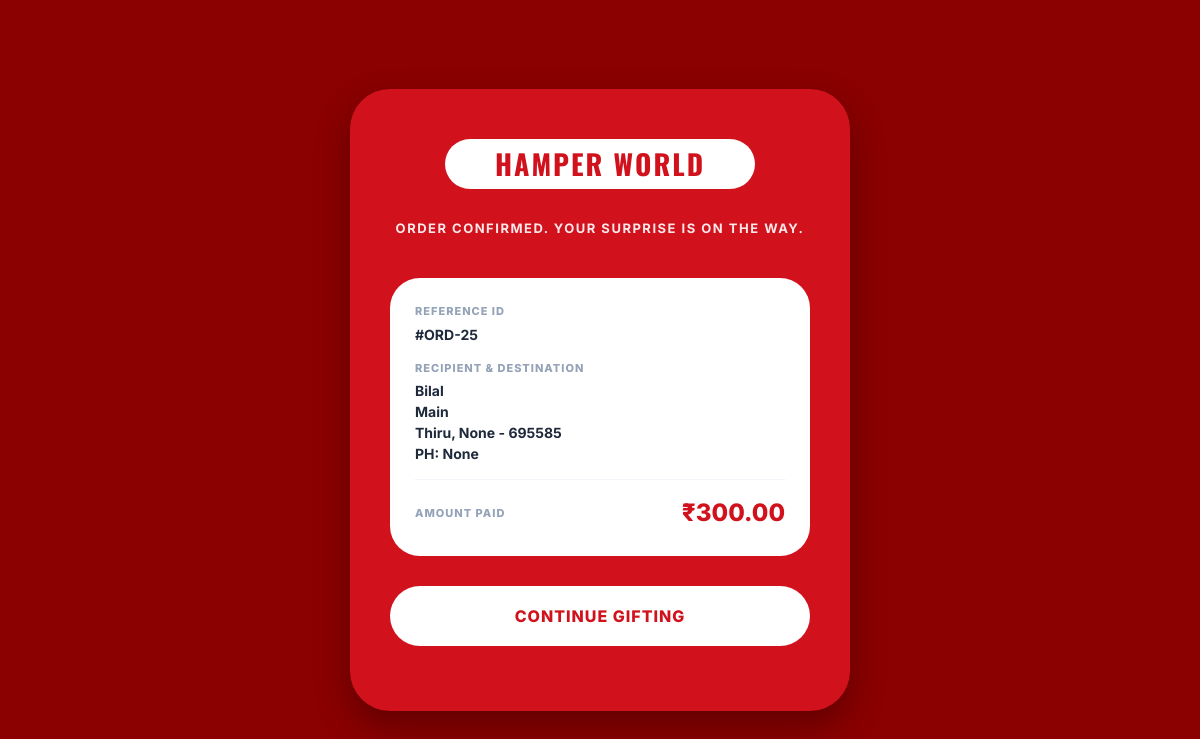
Screenshot of /checkout-success/25/ (signed in) with the database file from the repository.
### hamperapp/models.py (models this page shows, shortened)
class Order(models.Model):
    STATUS_CHOICES = [
        ('Pending', 'Pending'),
        ('Verifying', 'Verifying Payment'), # New status for review
        ('Packed', 'Packed'),
        ('Shipped', 'Shipped'),
        ('Delivered', 'Delivered'),
        ('Cancelled', 'Cancelled'),
    ]
    PAYMENT_STATUS_CHOICES = [
        ('Not Paid', 'Not Paid'),
        ('Pending Verification', 'Pending Verification'),
        ('Paid', 'Paid'),
    ]
    user = models.ForeignKey('auth.User', on_delete=models.CASCADE)
    hamper = models.ForeignKey(Hamper, on_delete=models.CASCADE)
    quantity = models.PositiveIntegerField(default=1)
    full_name = models.CharField(max_length=100)
    email = models.EmailField(max_length=255, blank=True, null=True)
    phone = models.CharField(max_length=20, blank=True, null=True)
    country = models.CharField(max_length=100, blank=True, null=True)
    state = models.CharField(max_length=100, blank=True, null=True)
    city = models.CharField(max_length=100)
    address = models.CharField(max_length=255)
    postal_code = models.CharField(max_length=20)
    status = models.CharField(max_length=20, choices=STATUS_CHOICES, default='Pending')
    payment_status = models.CharField(max_length=25, choices=PAYMENT_STATUS_CHOICES, default='Not Paid')
    created_at = models.DateTimeField(auto_now_add=True)
    payment_screenshot = models.ImageField(upload_to='payment_proofs/', blank=True, null=True)

class Hamper(models.Model):
    name = models.CharField(max_length=100)
    description = models.TextField()
    price = models.DecimalField(max_digits=10, decimal_places=2)
    image = models.ImageField(upload_to='hamper_images/')

### hamperapp/views.py (the view)
# urls.py: path('checkout-success/<int:pk>/', views.checkout_success, name='checkout_success'),
@cache_control(no_cache=True, no_store=True, must_revalidate=True)
@login_required
def checkout_success(request, pk):
    try:
        order = Order.objects.get(pk=pk, user=request.user)
    except Order.DoesNotExist:
        return redirect('hamper_list')
    total_amount = request.session.pop('order_total', None)
    if total_amount is None:
        total_amount = order.hamper.price
    return render(request, 'success.html', {
        'order': order,
        'total_amount': total_amount
    })

### hamperapp/templates/success.html (shortened to what this page needs)
<!DOCTYPE html>
<html lang="en">
<head>
    <link href="https://cdn.jsdelivr.net/npm/bootstrap@5.3.0/dist/css/bootstrap.min.css" rel="stylesheet">
    <link rel="stylesheet" href="https://cdnjs.cloudflare.com/ajax/libs/font-awesome/6.4.0/css/all.min.css">
</head>
<body>
    <div class="card-red-edition">
        <div class="brand-pill">
            <h1 class="brand-text">HAMPER WORLD</h1>
        </div>
        <p class="sub-message">Order Confirmed. Your surprise is on the way.</p>
        <div class="order-manifest">
            <span class="manifest-label">Reference ID</span>
            <span class="manifest-value">#ORD-{{ order.id }}</span>
            <span class="manifest-label">Recipient & Destination</span>
            <span class="manifest-value">
                {{ order.full_name }}<br>
                {{ order.address }}<br>
                {{ order.city }}, {{ order.state }} - {{ order.postal_code }}<br>
                PH: {{ order.phone }}
            </span>
            <div class="price-strip">
                <span class="manifest-label" style="margin: 0;">Amount Paid</span>
                <span class="total-price">₹{{ total_amount }}</span>
            </div>
        </div>
        <a href="{% url 'hamper_list' %}" class="btn-snap-white">Continue Gifting</a>
    </div>
</body>
</html>

### hamperapp/templates/success.html (style rules this page uses)
:root { --kitkat-red: #d1121d; --kitkat-dark: #8b0000; }
body { background-color: var(--kitkat-dark); font-family: 'Inter', sans-serif; min-height: 100vh; display: flex; align-items: center; justify-content: center; padding: 20px; }
.card-red-edition { background-color: var(--kitkat-red); width: 100%; max-width: 500px; border-radius: 40px; padding: 50px 40px; text-align: center; box-shadow: 0 15px 35px rgba(0, 0, 0, 0.3); color: white; }
.brand-pill { background: white; display: inline-block; padding: 8px 50px; border-radius: 50px; margin-bottom: 30px; }
.brand-text { font-family: 'Oswald', sans-serif; font-size: 28px; font-weight: 700; letter-spacing: 2px; color: var(--kitkat-red); text-transform: uppercase; margin: 0; }
.sub-message { font-size: 13px; font-weight: 700; text-transform: uppercase; letter-spacing: 1.5px; margin-bottom: 40px; opacity: 0.9; }
.order-manifest { background: white; color: var(--kitkat-red); border-radius: 30px; padding: 25px; text-align: left; margin-bottom: 30px; }
.manifest-label { font-size: 11px; font-weight: 800; color: #94a3b8; text-transform: uppercase; letter-spacing: 1px; display: block; margin-bottom: 4px; }
.manifest-value { font-weight: 700; font-size: 14px; color: #1e293b; display: block; margin-bottom: 15px; line-height: 1.5; }
.price-strip { display: flex; justify-content: space-between; align-items: center; border-top: 1px solid #f1f5f9; padding-top: 15px; }
.total-price { font-size: 24px; font-weight: 800; color: var(--kitkat-red); }
.btn-snap-white { display: block; background: white; color: var(--kitkat-red); text-decoration: none; padding: 18px; border-radius: 50px; font-weight: 800; font-size: 16px; text-transform: uppercase; letter-spacing: 1px; transition: transform 0.2s; margin-bottom: 15px; }

### rows the page displays
Order: id "25", full_name "Bilal", address "Main", city "Thiru", state "None", postal_code "695585", phone "None"
Hamper: price "300.00"
